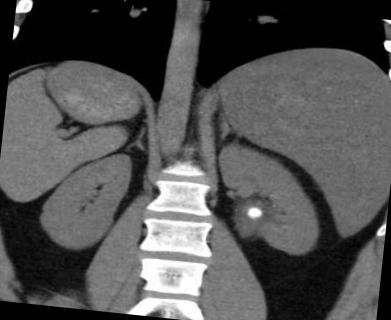
#> input picture data/labeled/images/1-3-46-670589-33-1-63700700749865510700001-5062181202000819812_png_jpg.rf.74493ef7bdab6de49e88f708a5745000.jpg, 391 x 320 px, found by its file name
$ jupyter execute automatic_seed_selection.ipynb
#> lines starting #> are read from the running program, lines starting #| are printed output that depends on the picture; after the words box and inside, x2 and y2 are one past the last pixel; in counts of white or black regions, pixels touching at a corner belong together
[cell 1]
import numpy as np
import cv2
import matplotlib.pyplot as plt
import os

[cell 2]
# Step 1: Preprocess the input image
def preprocess_image(image_path, img_size=(256, 256)):
    # Load image in grayscale
    image = cv2.imread(image_path, cv2.IMREAD_GRAYSCALE)
    # Resize image
    image_resized = cv2.resize(image, img_size)
    # Normalize pixel values
    image_normalized = image_resized / 255.0
    return image_normalized

[cell 3]
# Step 2: Automatic seed selection using intensity thresholding (Otsu's Method)
def select_seeds_intensity(image):
    # Apply Otsu's thresholding
    _, otsu_thresh = cv2.threshold((image * 255).astype(np.uint8), 0, 255, cv2.THRESH_BINARY + cv2.THRESH_OTSU)

    # Find contours of the thresholded regions
    contours, _ = cv2.findContours(otsu_thresh, cv2.RETR_EXTERNAL, cv2.CHAIN_APPROX_SIMPLE)

    seeds = []
    for contour in contours:
        # Find the centroid of each contour to use as a seed point
        M = cv2.moments(contour)
        if M["m00"] != 0:
            cX = int(M["m10"] / M["m00"])
            cY = int(M["m01"] / M["m00"])
            seeds.append((cY, cX))  # Notice that OpenCV returns coordinates as (x, y), but we use (row, col)

    return seeds

[cell 4]
# Step 3: Automatic seed selection using edge detection (Canny Edge Detection)
def select_seeds_edges(image, low_threshold=50, high_threshold=150):
    # Apply Canny edge detection
    edges = cv2.Canny((image * 255).astype(np.uint8), low_threshold, high_threshold)

    # Invert the edges to get regions inside the contours
    inverted_edges = cv2.bitwise_not(edges)

    # Apply connected components to find regions inside the edges
    num_labels, labels, stats, centroids = cv2.connectedComponentsWithStats(inverted_edges, connectivity=8)

    seeds = []
    for centroid in centroids[1:]:  # Skip the background label (0)
        cX, cY = int(centroid[0]), int(centroid[1])
        seeds.append((cY, cX))  # Return coordinates as (row, col)

    return seeds

[cell 5]
# Visualization of the selected seeds
def visualize_seeds(image, seeds):
    plt.figure(figsize=(10, 5))
    plt.imshow(image, cmap='gray')

    for seed in seeds:
        plt.scatter(seed[1], seed[0], color='red', s=40, marker='x')  # Plot seeds as red 'x'

    plt.title("Image with Seed Points")
    plt.show()

[cell 6]
# Main function to run the seed selection pipeline
def main(image_path):
    # Step 1: Preprocess the image
    image = preprocess_image(image_path)
#> in preprocess_image, image is the input picture: shape (320, 391); min 0, max 255, mean 81.5
#> in preprocess_image, `image_resized = cv2.resize(image, img_size)`:
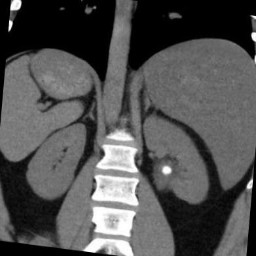
#> image_resized: shape (256, 256); min 0, max 255, mean 81.4

    # Step 2: Select seeds using intensity-based method
    seeds_intensity = select_seeds_intensity(image)
#> in select_seeds_intensity, `_, otsu_thresh = cv2.threshold((image * 255).astype(np.uint8), 0, 255,..`:
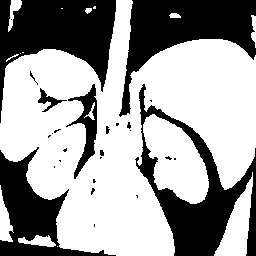
#> otsu_thresh: shape (256, 256); 62.3% white; 27 black regions (18 under 20 px)
#> in select_seeds_intensity, `contours, _ = cv2.findContours(otsu_thresh, cv2.RETR_EXTERNAL, cv2.CHA..`: contours = 15 contours, 6 with area under 20; largest, box (x1, y1, x2, y2) and area: (0, 0, 256, 256) 35286, (143, 114, 209, 204) 3557, (214, 172, 253, 256) 1362, (0, 185, 14, 242) 338, (18, 235, 56, 247) 217
#> the loop in select_seeds_intensity, `for contour in contours:` made 15 passes
#> (cX, cY) on passes 2, 3, 4, 5, 6, 9, 10, 11, 13, 14, 15: (38, 240), (4, 222), (237, 226), (175, 159), (11, 56), (253, 28), (174, 15), (87, 10), (94, 7), (122, 132), (13, 10)
#> contour on passes 1, 7, 8, 12: [[57, 246]], [[20, 53]], [[22, 52], [23, 52]], [[61, 8], [62, 8]]
#> after the loop in select_seeds_intensity, `for contour in contours:`: seeds = [(240, 38), (222, 4), (226, 237), (159, 175), (56, 11), (28, 253), (15, 174), (10, 87), (7, 94), (132, 122), (10, 13)]
#> seeds_intensity has the same summary as seeds in select_seeds_intensity
    print(f"Seeds selected by intensity thresholding: {seeds_intensity}")
#| Seeds selected by intensity thresholding: [(240, 38), (222, 4), (226, 237), (159, 175), (56, 11), (28, 253), (15, 174), (10, 87), (7, 94), (132, 122), (10, 13)]

    # Step 3: Select seeds using edge detection-based method
    seeds_edges = select_seeds_edges(image)
#> in select_seeds_edges, `edges = cv2.Canny((image * 255).astype(np.uint8), low_threshold, high_..`:
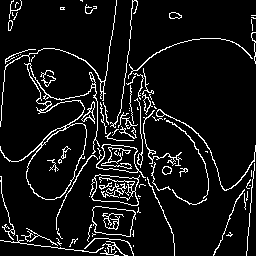
#> edges: shape (256, 256); 8.1% white in thin lines or dots
#> in select_seeds_edges, `inverted_edges = cv2.bitwise_not(edges)`: inverted_edges: shape (256, 256); 91.9% white; black in thin lines or dots
#> in select_seeds_edges, `num_labels, labels, stats, centroids = cv2.connectedComponentsWithStat..`:
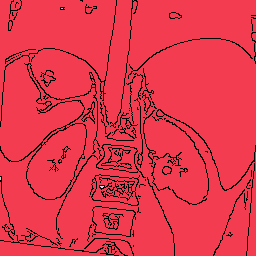
#> labels: shape (256, 256) int32; 5 distinct labels, from 0 to 4; one colour per label, 0 black
#> in select_seeds_edges, `num_labels, labels, stats, centroids = cv2.connectedComponentsWithStat..`: num_labels = 5; stats = [[0, 0, 256, 256, 5334], [0, 0, 256, 256, 60191], [61, 8, 2, 1, 2], [0, 177, 1, 3, 3], [100, 186, 4, 2, 6]]; centroids = [[114.1, 145.2], [128.7, 125.9], [61.5, 8], [0, 178], [101.5, 186.3]]
#> the loop in select_seeds_edges, `for centroid in centroids[1:]:` made 4 passes
#> (centroid, cX, cY) on passes 1, 2, 4: ([128.7, 125.9], 128, 125), ([61.5, 8], 61, 8), ([101.5, 186.3], 101, 186)
#> after the loop in select_seeds_edges, `for centroid in centroids[1:]:`: seeds = [(125, 128), (8, 61), (178, 0), (186, 101)]
#> seeds_edges = [(125, 128), (8, 61), (178, 0), (186, 101)]
    print(f"Seeds selected by edge detection: {seeds_edges}")
#| Seeds selected by edge detection: [(125, 128), (8, 61), (178, 0), (186, 101)]

    # Visualize the seeds selected by intensity thresholding
    print("Seeds from intensity thresholding:")
    visualize_seeds(image, seeds_intensity)
#> the loop in visualize_seeds, `for seed in seeds:` made 11 passes
#> in visualize_seeds, `plt.show()`:
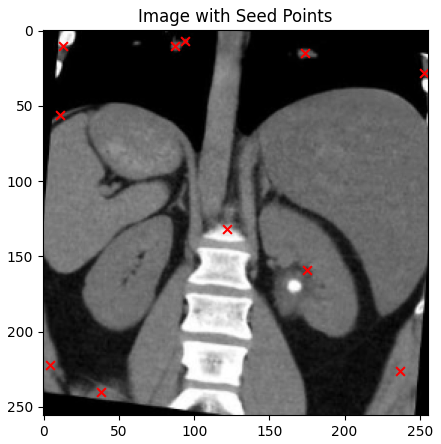
#> figure drawn by matplotlib, 1 panel

    # Visualize the seeds selected by edge detection
    print("Seeds from edge detection:")
    visualize_seeds(image, seeds_edges)
#> the loop in visualize_seeds (call 2), `for seed in seeds:` made 4 passes

$ run again, with data/labeled/images/1-3-46-670589-33-1-63700700749865510700001-5062181202000819812_png_jpg.rf.269520bcaab75e008e00f57f3fa98851.jpg copied over data/labeled/images/1-3-46-670589-33-1-63700700749865510700001-5062181202000819812_png_jpg.rf.74493ef7bdab6de49e88f708a5745000.jpg
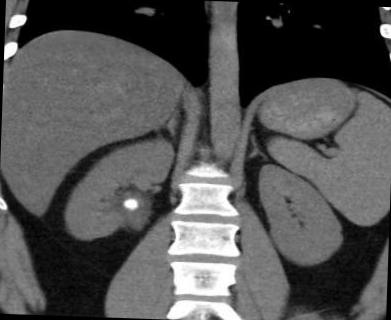
#> input picture data/labeled/images/1-3-46-670589-33-1-63700700749865510700001-5062181202000819812_png_jpg.rf.269520bcaab75e008e00f57f3fa98851.jpg, 391 x 320 px, found by its file name
#> in preprocess_image, image is the input picture: shape (320, 391); min 0, max 255, mean 83.7
#> in select_seeds_intensity, `_, otsu_thresh = cv2.threshold((image * 255).astype(np.uint8), 0, 255,..`:
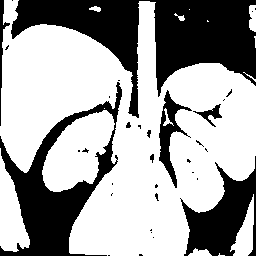
#> otsu_thresh: shape (256, 256); 63.8% white; 34 black regions (25 under 20 px)
#> contours = 14 contours, 6 with area under 20; largest, box (x1, y1, x2, y2) and area: (0, 0, 256, 256) 36013, (42, 110, 115, 192) 3562, (0, 148, 30, 252) 1556, (230, 194, 254, 256) 634, (249, 5, 256, 32) 136, (188, 248, 212, 256) 93, (89, 6, 101, 12) 32, (174, 13, 185, 21) 22
#> the loop in select_seeds_intensity, `for contour in contours:` made 14 passes
#> (contour, cX, cY) on pass 9: ([[207, 20], [207, 21], [208, 21]], 207, 20)
#> after the loop in select_seeds_intensity, `for contour in contours:`: seeds = [(254, 219), (252, 199), (234, 244), (214, 10), (151, 77), (77, 251), (36, 254), (20, 207), (17, 180), (8, 95), (17, 252), (131, 130)]
#> seeds_intensity has the same summary as seeds in select_seeds_intensity
#| Seeds selected by intensity thresholding: [(254, 219), (252, 199), (234, 244), (214, 10), (151, 77), (77, 251), (36, 254), (20, 207), (17, 180), (8, 95), (17, 252), (131, 130)]
#> edges: shape (256, 256); 8.3% white in thin lines or dots
#> inverted_edges: shape (256, 256); 91.7% white; black in thin lines or dots
#> labels: shape (256, 256) int32; 10 distinct labels, from 0 to 9
#> num_labels = 10; stats = [[0, 0, 256, 256, 5461], [0, 0, 256, 256, 60036], [184, 3, 1, 1, 1], [119, 141, 2, 2, 4], [0, 159, 4, 8, 20], [99, 169, 1, 1, 1], [146, 190, 4, 2, 7], [128, 221, 2, 2, 3], [132, 247, 2, 1, 2], [171, 255, 1, 1, 1]]; centroids = [[132.3, 143.7], [127.1, 126], [184, 3], [119.5, 141.5], [1.45, 163.3], [99, 169], [147.7, 190.4], [128.7, 221.3], [132.5, 247], [171, 255]]
#> the loop in select_seeds_edges, `for centroid in centroids[1:]:` made 9 passes
#> (centroid, cX, cY) on passes 1, 3, 4, 6, 7, 8: ([127.1, 126], 127, 125), ([119.5, 141.5], 119, 141), ([1.45, 163.3], 1, 163), ([147.7, 190.4], 147, 190), ([128.7, 221.3], 128, 221), ([132.5, 247], 132, 247)
#> after the loop in select_seeds_edges, `for centroid in centroids[1:]:`: seeds = [(125, 127), (3, 184), (141, 119), (163, 1), (169, 99), (190, 147), (221, 128), (247, 132), (255, 171)]
#> seeds_edges has the same summary as seeds in select_seeds_edges
#| Seeds selected by edge detection: [(125, 127), (3, 184), (141, 119), (163, 1), (169, 99), (190, 147), (221, 128), (247, 132), (255, 171)]
#> the loop in visualize_seeds, `for seed in seeds:` made 12 passes
#> in visualize_seeds, `plt.show()`:
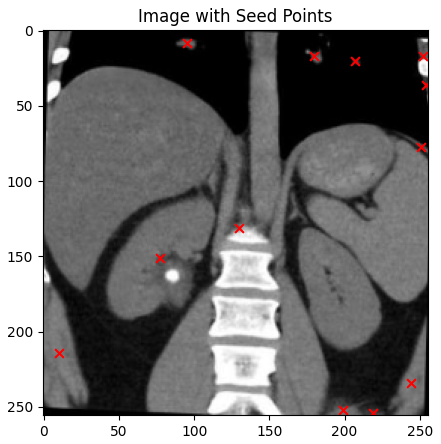
#> figure drawn by matplotlib, 1 panel
#> the loop in visualize_seeds (call 2), `for seed in seeds:` made 9 passes

$ run again, with data/labeled/images/1-3-46-670589-33-1-63700700750188529100001-5659992199131706929_png_jpg.rf.20fb68d8630e3526b4e7e5c8198277cc.jpg copied over data/labeled/images/1-3-46-670589-33-1-63700700749865510700001-5062181202000819812_png_jpg.rf.74493ef7bdab6de49e88f708a5745000.jpg
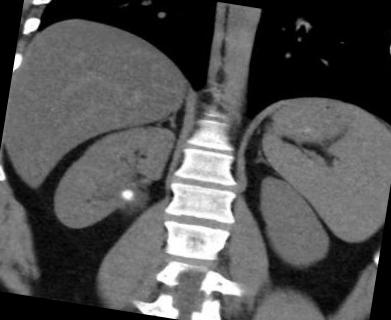
#> input picture data/labeled/images/1-3-46-670589-33-1-63700700750188529100001-5659992199131706929_png_jpg.rf.20fb68d8630e3526b4e7e5c8198277cc.jpg, 391 x 320 px, found by its file name
#> in preprocess_image, image is the input picture: shape (320, 391); min 0, max 255, mean 82.4
#> in select_seeds_intensity, `_, otsu_thresh = cv2.threshold((image * 255).astype(np.uint8), 0, 255,..`:
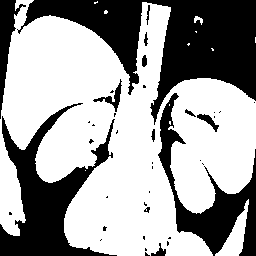
#> otsu_thresh: shape (256, 256); 62.4% white; 39 black regions (26 under 20 px)
#> contours = 12 contours, 9 with area under 20; largest, box (x1, y1, x2, y2) and area: (0, 0, 256, 256) 39698, (215, 199, 249, 256) 637, (194, 16, 203, 25) 28
#> the loop in select_seeds_intensity, `for contour in contours:` made 12 passes
#> (contour, cX, cY) on passes 3, 8: ([[169, 121], [169, 123], [170, 124], [170, 121]], 169, 122), ([[195, 31], [196, 32], [196, 31]], 195, 31)
#> after the loop in select_seeds_intensity, `for contour in contours:`: seeds = [(236, 235), (122, 169), (49, 212), (43, 188), (31, 195), (19, 197), (11, 105), (2, 95), (135, 119)]
#> seeds_intensity has the same summary as seeds in select_seeds_intensity
#| Seeds selected by intensity thresholding: [(236, 235), (122, 169), (49, 212), (43, 188), (31, 195), (19, 197), (11, 105), (2, 95), (135, 119)]
#> edges: shape (256, 256); 8.8% white in thin lines or dots
#> inverted_edges: shape (256, 256); 91.2% white; black in thin lines or dots
#> labels: shape (256, 256) int32; 9 distinct labels, from 0 to 8
#> num_labels = 9; stats = [[0, 0, 256, 256, 5735], [0, 0, 256, 256, 59753], [94, 0, 4, 4, 8], [185, 23, 1, 1, 1], [214, 85, 1, 2, 2], [0, 121, 1, 10, 10], [81, 153, 5, 6, 23], [57, 160, 2, 1, 2], [143, 227, 2, 1, 2]]; centroids = [[127.1, 141.7], [127.6, 126.1], [95.62, 1.88], [185, 23], [214, 85.5], [0, 125.5], [83.04, 155.3], [57.5, 160], [143.5, 227]]
#> the loop in select_seeds_edges, `for centroid in centroids[1:]:` made 8 passes
#> (centroid, cX, cY) on passes 1, 2, 4, 5, 6, 7, 8: ([127.6, 126.1], 127, 126), ([95.62, 1.88], 95, 1), ([214, 85.5], 214, 85), ([0, 125.5], 0, 125), ([83.04, 155.3], 83, 155), ([57.5, 160], 57, 160), ([143.5, 227], 143, 227)
#> after the loop in select_seeds_edges, `for centroid in centroids[1:]:`: seeds = [(126, 127), (1, 95), (23, 185), (85, 214), (125, 0), (155, 83), (160, 57), (227, 143)]
#> seeds_edges has the same summary as seeds in select_seeds_edges
#| Seeds selected by edge detection: [(126, 127), (1, 95), (23, 185), (85, 214), (125, 0), (155, 83), (160, 57), (227, 143)]
#> the loop in visualize_seeds, `for seed in seeds:` made 9 passes
#> in visualize_seeds, `plt.show()`:
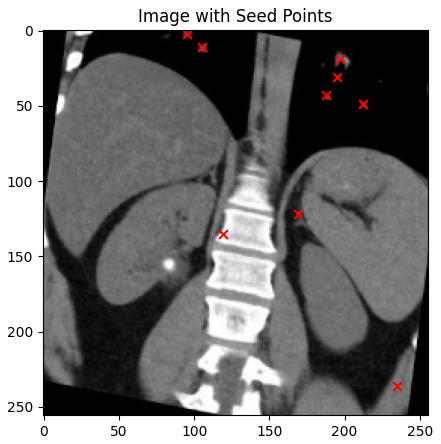
#> figure drawn by matplotlib, 1 panel
#> the loop in visualize_seeds (call 2), `for seed in seeds:` made 8 passes

$ run again, with data/labeled/images/1-3-46-670589-33-1-63700700750188529100001-5659992199131706929_png_jpg.rf.32f57db5f742576e560a82af2a4666e7.jpg copied over data/labeled/images/1-3-46-670589-33-1-63700700749865510700001-5062181202000819812_png_jpg.rf.74493ef7bdab6de49e88f708a5745000.jpg
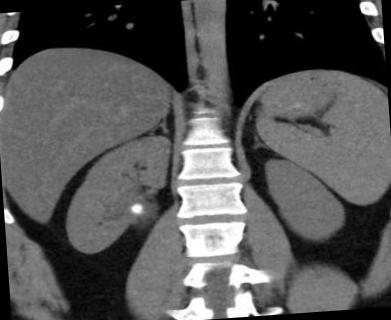
#> input picture data/labeled/images/1-3-46-670589-33-1-63700700750188529100001-5659992199131706929_png_jpg.rf.32f57db5f742576e560a82af2a4666e7.jpg, 391 x 320 px, found by its file name
#> in preprocess_image, image is the input picture: shape (320, 391); min 0, max 255, mean 85.7
#> in select_seeds_intensity, `_, otsu_thresh = cv2.threshold((image * 255).astype(np.uint8), 0, 255,..`:
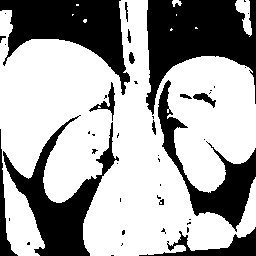
#> otsu_thresh: shape (256, 256); 64.4% white; 46 black regions (32 under 20 px)
#> contours = 9 contours, 6 with area under 20; largest, box (x1, y1, x2, y2) and area: (0, 0, 256, 256) 41400, (235, 0, 252, 37) 275, (172, 0, 182, 7) 28
#> the loop in select_seeds_intensity, `for contour in contours:` made 9 passes
#> (contour, cX, cY) on passes 2, 5, 6: ([[195, 27], [195, 28], [197, 28], [196, 27]], 195, 27), ([[72, 14], [72, 15], [73, 14]], 72, 14), ([[76, 4], [76, 5], [78, 5], [78, 4]], 77, 4)
#> after the loop in select_seeds_intensity, `for contour in contours:`: seeds = [(29, 170), (27, 195), (20, 84), (14, 72), (4, 77), (14, 244), (2, 176), (140, 123)]
#> seeds_intensity has the same summary as seeds in select_seeds_intensity
#| Seeds selected by intensity thresholding: [(29, 170), (27, 195), (20, 84), (14, 72), (4, 77), (14, 244), (2, 176), (140, 123)]
#> edges: shape (256, 256); 9% white in thin lines or dots
#> inverted_edges: shape (256, 256); 91% white; black in thin lines or dots
#> labels: shape (256, 256) int32; 13 distinct labels, from 0 to 12
#> num_labels = 13; stats = 13 rows, first 6: [0, 0, 256, 256, 5913], [0, 0, 256, 256, 59577], [76, 5, 2, 1, 2], [204, 9, 1, 1, 1], [176, 14, 1, 2, 2], [171, 29, 1, 2, 2]; centroids = 13 rows, first 8: [132.7, 140.3], [127, 126.2], [76.5, 5], [204, 9], [176, 14.5], [171, 29.5], [204, 62.5], [89.2, 166.8]
#> the loop in select_seeds_edges, `for centroid in centroids[1:]:` made 12 passes
#> (centroid, cX, cY) on passes 1, 2, 4, 5, 6, 7, 9, 11: ([127, 126.2], 127, 126), ([76.5, 5], 76, 5), ([176, 14.5], 176, 14), ([171, 29.5], 171, 29), ([204, 62.5], 204, 62), ([89.2, 166.8], 89, 166), ([65, 178.5], 65, 178), ([161, 219.5], 161, 219)
#> after the loop in select_seeds_edges, `for centroid in centroids[1:]:`: seeds = [(126, 127), (5, 76), (9, 204), (14, 176), (29, 171), (62, 204), (166, 89), (167, 255), (178, 65), (219, 9), (219, 161), (255, 37)]
#> seeds_edges has the same summary as seeds in select_seeds_edges
#| Seeds selected by edge detection: [(126, 127), (5, 76), (9, 204), (14, 176), (29, 171), (62, 204), (166, 89), (167, 255), (178, 65), (219, 9), (219, 161), (255, 37)]
#> the loop in visualize_seeds, `for seed in seeds:` made 8 passes
#> in visualize_seeds, `plt.show()`:
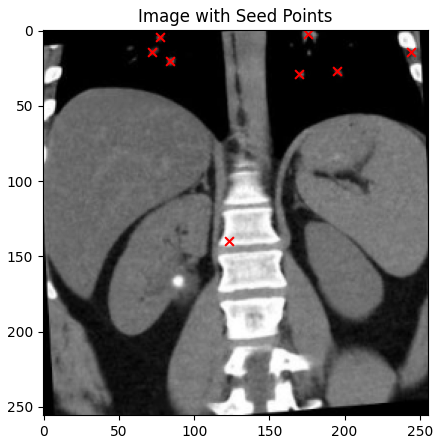
#> figure drawn by matplotlib, 1 panel
#> the loop in visualize_seeds (call 2), `for seed in seeds:` made 12 passes
